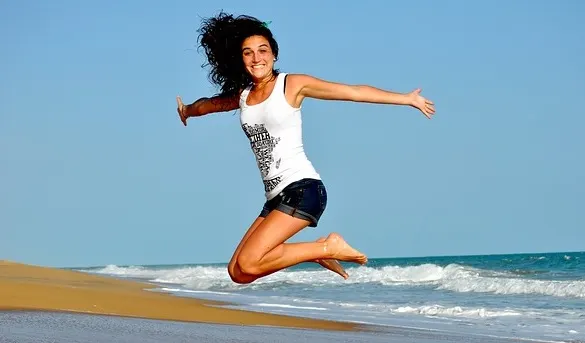
#> input picture 02 Image Transformation Secrets/01 Image Manipulation with OpenCV/img.jpg, 585 x 343 px
$ jupyter execute 'Image Manipulation with OpenCV.ipynb'
#> lines starting #> are read from the running program, lines starting #| are printed output that depends on the picture
[cell 1]
import cv2
import matplotlib.pyplot as plt
import numpy as np
#from google.colab.patches import cv2_imshow

[cell 2]
img = cv2.imread("img.jpg")
#> img is the input picture: shape (343, 585, 3); mean B, G, R 183.6, 167.6, 136.5
img = cv2.cvtColor(img, cv2.COLOR_BGR2RGB)
plt.imshow(img)
plt.axis("off")

[cell 3]
img.shape
#> Out = (343, 585, 3)

[cell 4]
grayscale_img = cv2.cvtColor(img, cv2.COLOR_BGR2GRAY)
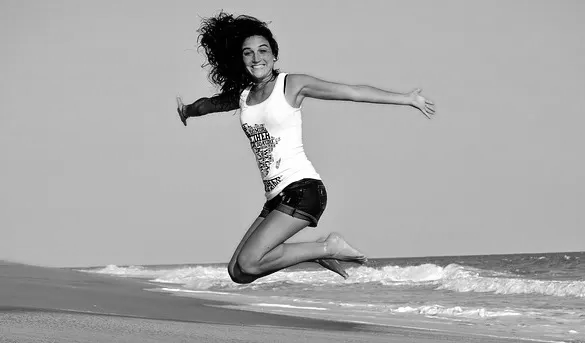
#> grayscale_img: shape (343, 585); min 0, max 255, mean 168.8
grayscale_img = cv2.cvtColor(grayscale_img, cv2.COLOR_BGR2RGB)
#> grayscale_img: shape (343, 585, 3)
plt.imshow(grayscale_img)
plt.axis("off")

[cell 5]
grayscale_img.shape
#> Out = (343, 585, 3)

[cell 6]
print(grayscale_img)
#> (printed output is left out)

[cell 7]
face_classifier = cv2.CascadeClassifier(cv2.data.haarcascades + "haarcascade_frontalface_default.xml")

[cell 8]
face = face_classifier.detectMultiScale(grayscale_img, scaleFactor=1.1, minNeighbors=5, minSize=(40, 40))
#> face = [[234, 33, 47, 47]]

[cell 9]
print(face)
#| [[234  33  47  47]]

[cell 10]
for (x, y, w, h) in face:
    cv2.rectangle(img, (x,y), (x+w, y+h), (0,0,255), 3)
#> this loop made 1 pass
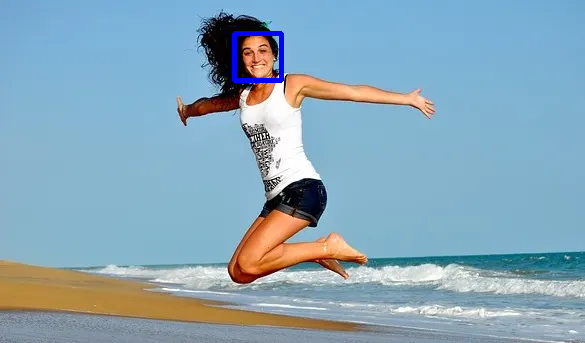
#> img: shape (343, 585, 3); mean R, G, B 136.2, 167.2, 184.4

[cell 11]
img_rgb = cv2.cvtColor(img, cv2.COLOR_BGR2RGB)
